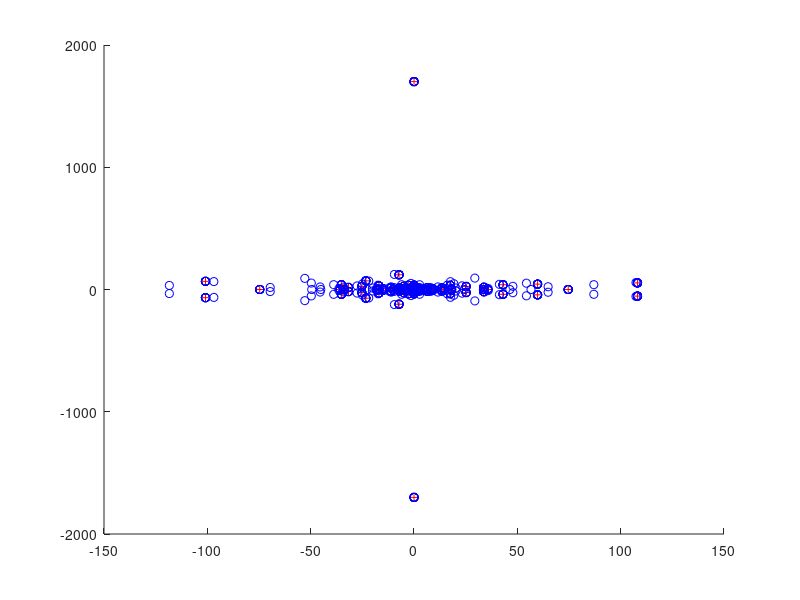

Recreate this plot in MATLAB.
load west0479
A = west0479;
%k = 20;

% exact eigenvalue
lam = eig(full(A));
figure(1)
hold on
plot(real(lam),imag(lam),'r+');

idx = 1;
%% start calculate range k
for k = 10:10:100
n = length(A);
V = zeros(n,k); % orthonormal basis
H = zeros(k,k); % upper Hessenberg matrix
v = ones(n,1);

V(:,1) = v/norm(v);

% Gram-Schmidt
for j = 1:k
V(:,j+1) = A*V(:,j); % compute w

for i = 1:j
H(i,j) = V(:,i)'*V(:,j+1);
V(:,j+1) = V(:,j+1)-H(i,j)*V(:,i);
end
% normalization
H(j+1,j) = norm(V(:,j+1));

if H(j+1,j) == 0
    break;
else
V(:,j+1) = V(:,j+1)/H(j+1,j);
% compute residual
Ra(j,idx) = norm(A*V(:,j) - V(:,j+1)*H(:,j)');
Rb(j,idx) = norm(speye(k) - V(:,j+1)'*V(:,j+1));
end

end

H(k+1,:) = []; 
Rz = eig(full(H));
plot(real(Rz),imag(Rz),'bo');

% calculate relative errors
lumk = max(lam);
muk = max(Rz);
relerrar(idx,:) = abs(lumk - muk) / abs(lumk);
idx = idx + 1;

%% end of the range k
end
hold off
